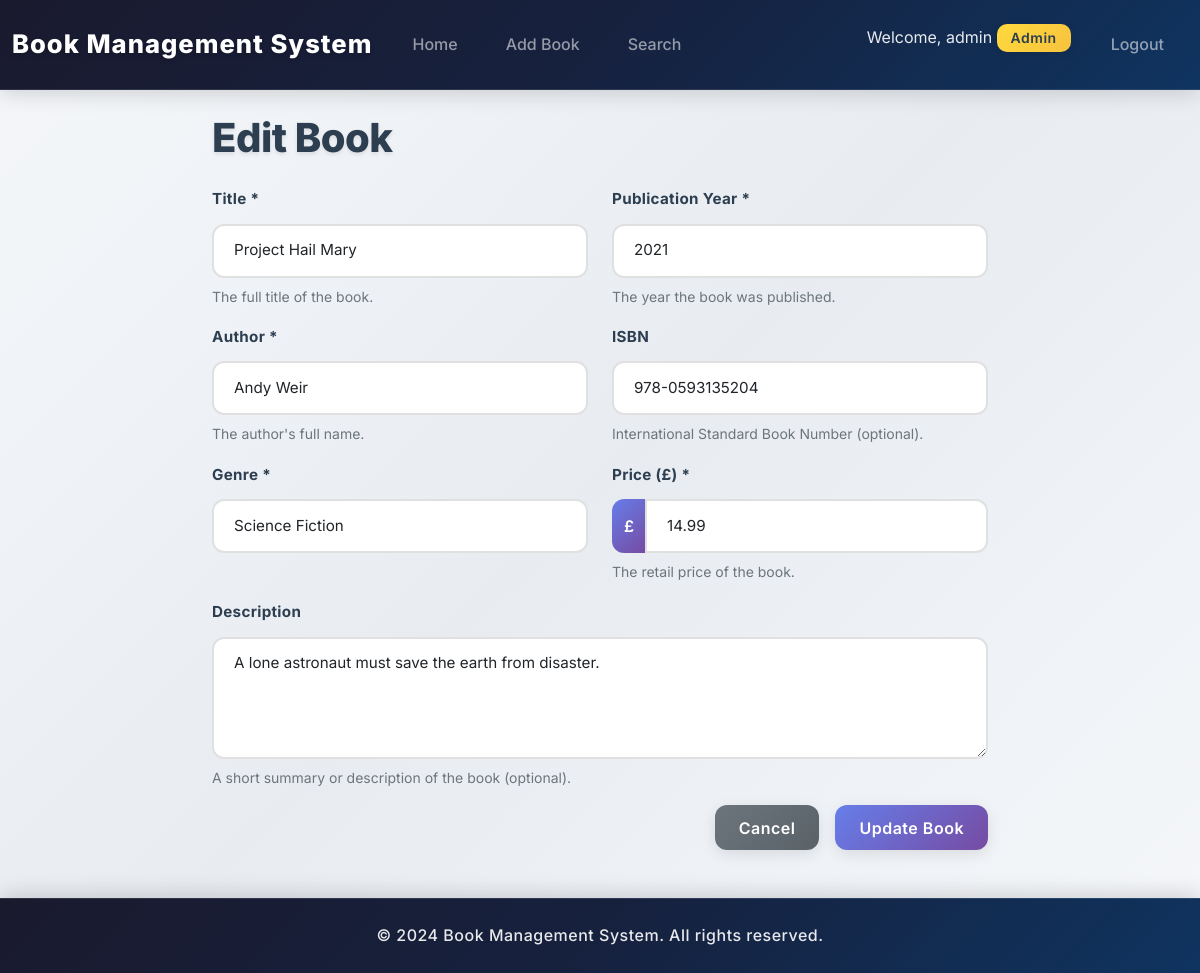
The app's page /edit_book.php?id=2 (signed in) with its own data.
### tables this page shows
CREATE TABLE IF NOT EXISTS books (
    id INT AUTO_INCREMENT PRIMARY KEY,
    title VARCHAR(255) NOT NULL,
    author VARCHAR(255) NOT NULL,
    genre VARCHAR(100) NOT NULL,
    publication_year INT NOT NULL,
    isbn VARCHAR(20),
    description TEXT,
    price DECIMAL(10,2),
    created_at TIMESTAMP DEFAULT CURRENT_TIMESTAMP,
    updated_at TIMESTAMP DEFAULT CURRENT_TIMESTAMP ON UPDATE CURRENT_TIMESTAMP
);

### includes/database.php (called while the page is built, shortened)
<?php
class Database {
    private $host = DB_HOST;
    private $dbname = DB_NAME;
    private $username = DB_USER;
    private $password = DB_PASS;
    private $conn;
    private $stmt;
    public function __construct() {
        $dsn = "mysql:host={$this->host};dbname={$this->dbname};charset=utf8mb4";
        $options = [
            PDO::ATTR_ERRMODE => PDO::ERRMODE_EXCEPTION,
            PDO::ATTR_DEFAULT_FETCH_MODE => PDO::FETCH_ASSOC,
            PDO::ATTR_EMULATE_PREPARES => false,
        ];
        try {
            $this->conn = new PDO($dsn, $this->username, $this->password, $options);
        } catch (PDOException $e) {
            die("Connection failed: " . $e->getMessage());
        }
    }
    public function query($sql) {
        $this->stmt = $this->conn->prepare($sql);
    }
    public function bind($param, $value, $type = null) {
        if (is_null($type)) {
            switch (true) {
                case is_int($value):
                    $type = PDO::PARAM_INT;
                    break;
            }
        }
        $this->stmt->bindValue($param, $value, $type);
    }
    public function execute() {
        return $this->stmt->execute();
    }
    public function single() {
        $this->execute();
        return $this->stmt->fetch();
    }
}
?>

### templates/book_form.tpl.php (the view, shortened to what this page needs)
<?php
function displayBookForm($form_data = [], $errors = [], $is_edit = false) {
    ?>
    <form method="POST" id="bookForm" novalidate>
        <div class="row">
            <div class="col-md-6">
                <div class="mb-3">
                    <label for="title" class="form-label">Title *</label>
                    <input type="text" class="form-control <?php echo isset($errors['title']) ? 'is-invalid' : ''; ?>"
                           id="title" name="title" value="<?php echo $form_data['title'] ?? ''; ?>"
                           placeholder="Enter book title" required>
                    <?php if (isset($errors['title'])): ?>
                        <div class="invalid-feedback"><?php echo $errors['title']; ?></div>
                    <?php else: ?>
                        <div class="form-text">The full title of the book.</div>
                    <?php endif; ?>
                </div>
                <div class="mb-3">
                    <label for="author" class="form-label">Author *</label>
                    <input type="text" class="form-control <?php echo isset($errors['author']) ? 'is-invalid' : ''; ?>"
                           id="author" name="author" value="<?php echo $form_data['author'] ?? ''; ?>"
                           placeholder="Enter author name" required>
                    <?php if (isset($errors['author'])): ?>
                        <div class="invalid-feedback"><?php echo $errors['author']; ?></div>
                    <?php else: ?>
                        <div class="form-text">The author's full name.</div>
                    <?php endif; ?>
                </div>
                <div class="mb-3">
                    <label for="genre" class="form-label">Genre *</label>
                    <select class="form-select <?php echo isset($errors['genre']) ? 'is-invalid' : ''; ?>"
                            id="genre" name="genre" required>
                        <option value="Sci-Fi" <?php echo ($form_data['genre'] ?? '') == 'Sci-Fi' ? 'selected' : ''; ?>>Science Fiction</option>
                    </select>
                </div>
            </div>
            <div class="col-md-6">
                <div class="mb-3">
                    <label for="publication_year" class="form-label">Publication Year *</label>
                    <input type="number" class="form-control <?php echo isset($errors['publication_year']) ? 'is-invalid' : ''; ?>"
                           id="publication_year" name="publication_year"
                           min="1900" max="<?php echo date('Y'); ?>"
                           value="<?php echo $form_data['publication_year'] ?? ''; ?>"
                           placeholder="2024" required>
                    <?php if (isset($errors['publication_year'])): ?>
                        <div class="invalid-feedback"><?php echo $errors['publication_year']; ?></div>
                    <?php else: ?>
                        <div class="form-text">The year the book was published.</div>
                    <?php endif; ?>
                </div>
                <div class="mb-3">
                    <label for="isbn" class="form-label">ISBN</label>
                    <input type="text" class="form-control" id="isbn" name="isbn"
                           value="<?php echo $form_data['isbn'] ?? ''; ?>"
                           placeholder="978-XXXXXXXXX">
                    <div class="form-text">International Standard Book Number (optional).</div>
                </div>
                <div class="mb-3">
                    <label for="price" class="form-label">Price (£) *</label>
                    <div class="input-group">
                        <span class="input-group-text">£</span>
                        <input type="number" step="0.01" class="form-control <?php echo isset($errors['price']) ? 'is-invalid' : ''; ?>"
                               id="price" name="price" value="<?php echo $form_data['price'] ?? ''; ?>"
                               placeholder="0.00" required>
                    </div>
                    <?php if (isset($errors['price'])): ?>
                        <div class="invalid-feedback"><?php echo $errors['price']; ?></div>
                    <?php else: ?>
                        <div class="form-text">The retail price of the book.</div>
                    <?php endif; ?>
                </div>
            </div>
        </div>
        <div class="mb-3">
            <label for="description" class="form-label">Description</label>
            <textarea class="form-control" id="description" name="description"
                      rows="4" placeholder="Enter a brief description of the book..."><?php echo $form_data['description'] ?? ''; ?></textarea>
            <div class="form-text">A short summary or description of the book (optional).</div>
        </div>
        <div class="d-grid gap-2 d-md-flex justify-content-md-end">
            <a href="index.php" class="btn btn-secondary me-md-2">Cancel</a>
            <button type="submit" class="btn btn-primary">
                <?php echo $is_edit ? 'Update Book' : 'Add Book'; ?>
            </button>
        </div>
    </form>
    <?php
}
?>

### assets/css/style.css (style rules this page uses)
:root { --primary-color: #2c3e50; --secondary-color: #3498db; --accent-color: #e74c3c; --success-color: #27ae60; --warning-color: #f39c12; --light-bg: #f8f9fa; --card-shadow: 0 4px 6px rgba(0, 0, 0, 0.1); --card-shadow-hover: 0 8px 15px rgba(0, 0, 0, 0.15); --gradient-primary: linear-gradient(135deg, #667eea 0%, #764ba2 100%); --gradient-secondary: linear-gradient(135deg, #f093fb 0%, #f5576c 100%); --gradient-success: linear-gradient(135deg, #4facfe 0%, #00f2fe 100%); }
body { background: linear-gradient(135deg, #f5f7fa 0%, #e8ecf1 50%, #f5f7fa 100%); background-attachment: fixed; font-family: 'Inter', 'Segoe UI', Tahoma, Geneva, Verdana, sans-serif; min-height: 100vh; line-height: 1.6; color: #2c3e50; }
.btn { border-radius: 12px; font-weight: 600; padding: 0.65rem 1.5rem; transition: all 0.3s cubic-bezier(0.175, 0.885, 0.32, 1.275); border: none; box-shadow: 0 4px 15px rgba(0, 0, 0, 0.1); position: relative; overflow: hidden; letter-spacing: 0.5px; }
.btn::before { content: ''; position: absolute; top: 50%; left: 50%; width: 0; height: 0; border-radius: 50%; background: rgba(255, 255, 255, 0.3); transform: translate(-50%, -50%); transition: width 0.6s, height 0.6s; }
.btn-primary { background: var(--gradient-primary); color: white; }
.btn-secondary { background: linear-gradient(135deg, #6c757d 0%, #5a6268 100%); color: white; }
.form-control, .form-select { border-radius: 12px; border: 2px solid #e0e0e0; padding: 0.85rem 1.25rem; transition: all 0.3s ease; font-size: 0.95rem; background: #fff; }
.form-label { font-weight: 700; color: #2c3e50; margin-bottom: 0.75rem; font-size: 0.95rem; letter-spacing: 0.3px; }
.form-text { color: #6c757d; font-size: 0.875rem; margin-top: 0.5rem; }
.input-group-text { background: linear-gradient(135deg, #667eea 0%, #764ba2 100%); color: white; border: none; font-weight: 600; border-radius: 12px 0 0 12px; }
html { scroll-behavior: smooth; }

### records on screen
books: title "Project Hail Mary", author "Andy Weir", genre "Science Fiction", publication_year "2021", isbn "978-0593135204", price "14.99", description "A lone astronaut must save the earth from disaster."

### other values on screen
SITE_NAME "Book Management System"
$_SESSION['user_id'] "admin"
